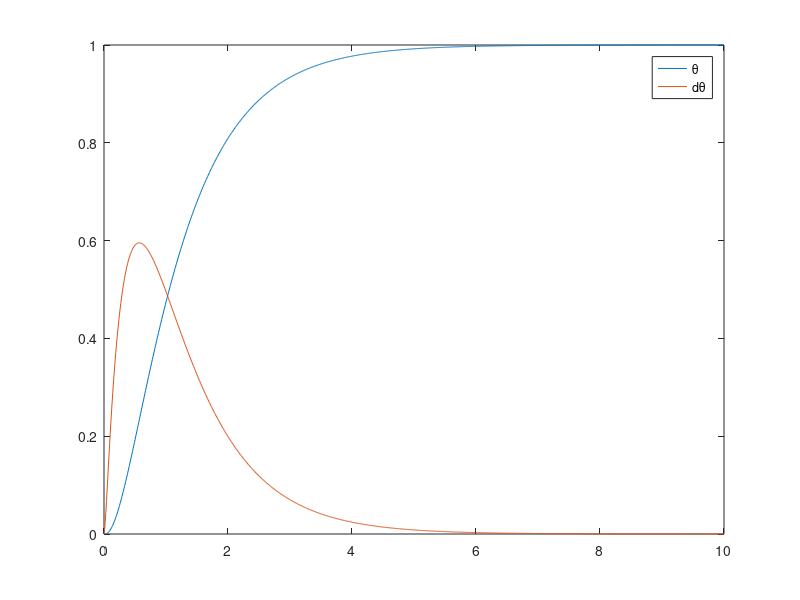
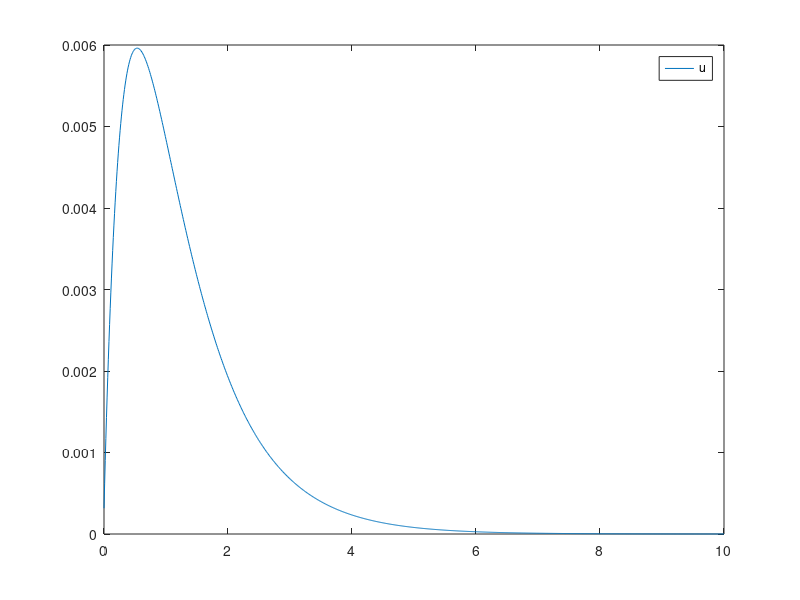

Source code (MATLAB) for these figures, in order:
clear

% 状態空間表現
m = 0.1;
d = 0.01;
L = 0.1;
I = (1/3)*m*L^2;

A = [0 1; 0 -d/I];
B = [0; 1/I];
C = [1 1];
D = 0;


% 拡大系
Ab = [A zeros(2, 1); -C 0];
Bb = [B; 0];

% 可制御性
Uc = [Bb Ab*Bb Ab^2*Bb];
if det(Uc) ~= 0
    disp('可制御である')
else
    disp('可制御でない')
end


% ゲインを求める
% p = [-5 -1+1i -1-1i];
% Gain = place(Ab, Bb, p);

Q = [0.1 0 0; 0 0.1 0; 0 0 10];
R = 10000;
Gain = lqr(Ab, Bb, Q, R);

f = [Gain(1) Gain(2)]; %状態フィードバックゲイン
k = -Gain(3);  % サーボ系のゲイン

% シミュレーション
dt = 0.01;
t = 0 : dt : 10;
z = 0; % 偏差の積分
r = 1; % 目標値
v = [0; 0]; % 外乱
x0 = [0; 0]; % 初期値
u = 0; % 入力の初期値

x1 = [];
x2 = [];
u1 = [];
x = x0;
for n = t
    dxb = Ab * [x; z] + Bb * u + [v; r];
    x = x + dxb(1:2, 1) * dt;
    z = z + dxb(3) * dt;
    u = -f*x + k*z;
    
    x1 = [x1 x(1)];
    x2 = [x2 x(2)];
    u1 = [u1 u];

end

figure(1);
plot(t, x1, t, x2)
legend('θ', 'dθ')

figure(2)
plot(t, u1)
legend('u')
